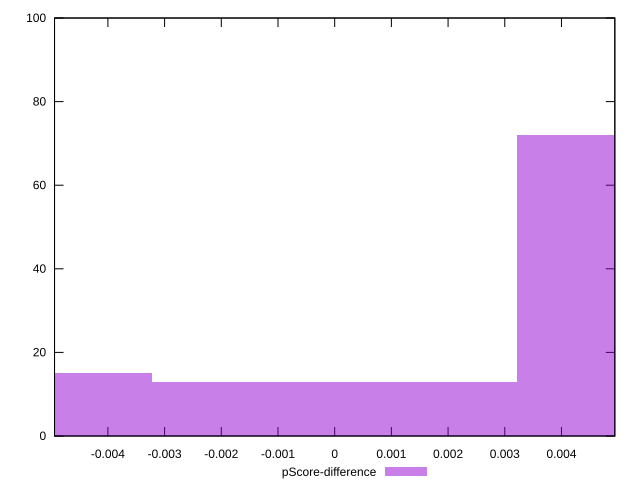

The gnuplot source for this figure:
reset

$pScoreDifference <<EOF
0 13
0.006442634515508962 72
-0.006442634515508962 15
EOF

set key outside below
set boxwidth 0.006442634515508962
set xrange [-0.004941176470588227:0.004941176470588227]
set yrange [0:100]
set trange [0:100]
set style fill transparent solid 0.5 noborder
set terminal svg size 640, 490 enhanced background rgb 'white'
set output "reports/report_00031_2021-02-24T23-18-18.084Z/uses-rel-preload/samples/music/pScore-difference/histogram.svg"

plot $pScoreDifference title "pScore-difference" with boxes

reset
